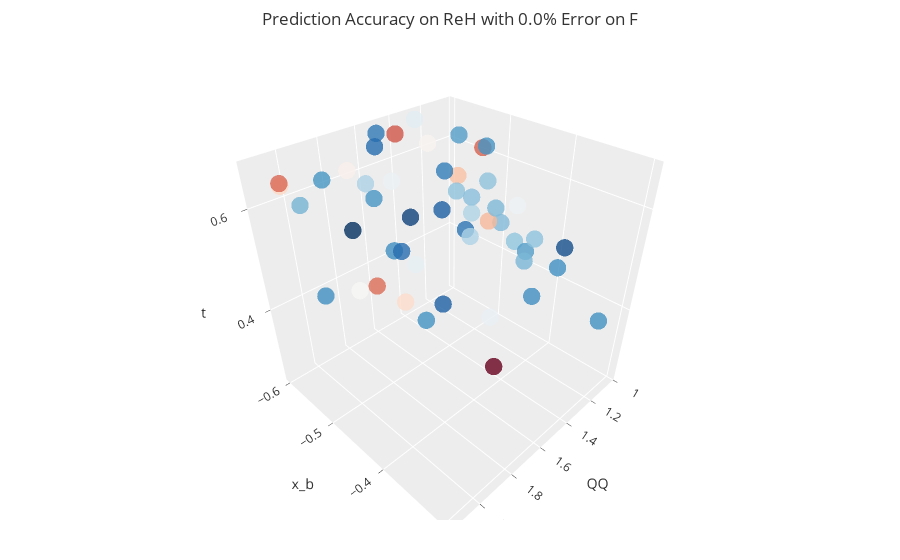

Notebook source saved alongside this figure:
### Code cell
plotInteractive(0.0, 50, 'ReH')
